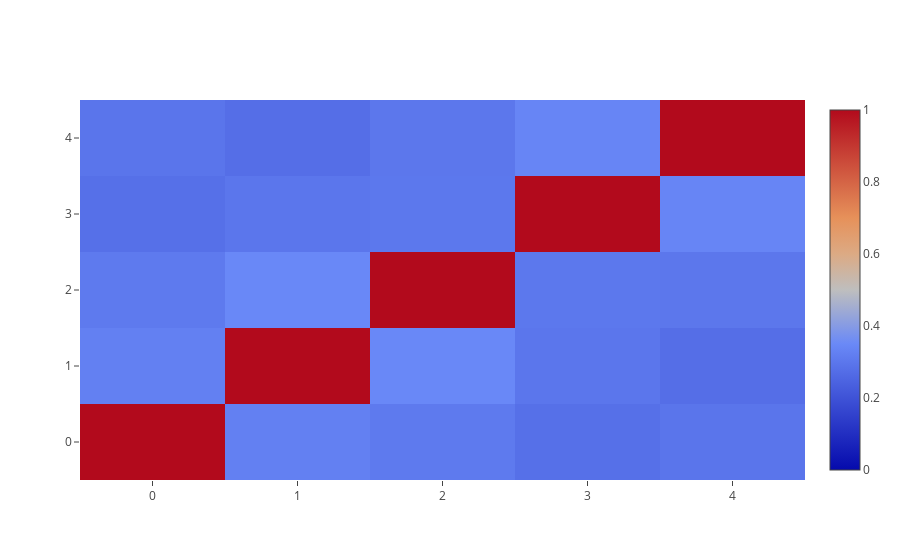

The notebook cell saved with this chart:
### Markdown cell above
Let's compare this to what the actual affinities are for randomly drawn subspaces

### Code cell
pwAff = empty((K,K))
for jj in range(K):
    for kk in range(K):
        pwAff[jj,kk] = aff(Ufull[jj,:,:],Ufull[kk,:,:])
        
trace = go.Heatmap(z=pwAff, zmin=0, zmax = 1)
iplot([trace])

### Figure 1 — Plotly figure (JSON) as saved in the notebook; plotly's stock layout.template omitted (floating-point values rounded to 4 significant figures)
{"data": [{"type": "heatmap", "z": [[1.0, 0.3255, 0.3074, 0.2808, 0.2954], [0.3255, 1.0, 0.3478, 0.2981, 0.2757], [0.3074, 0.3478, 1, 0.3025, 0.3002], [0.2808, 0.2981, 0.3025, 1.0, 0.3395], [0.2954, 0.2757, 0.3002, 0.3395, 1.0]], "zmax": 1, "zmin": 0}], "layout": {}}
